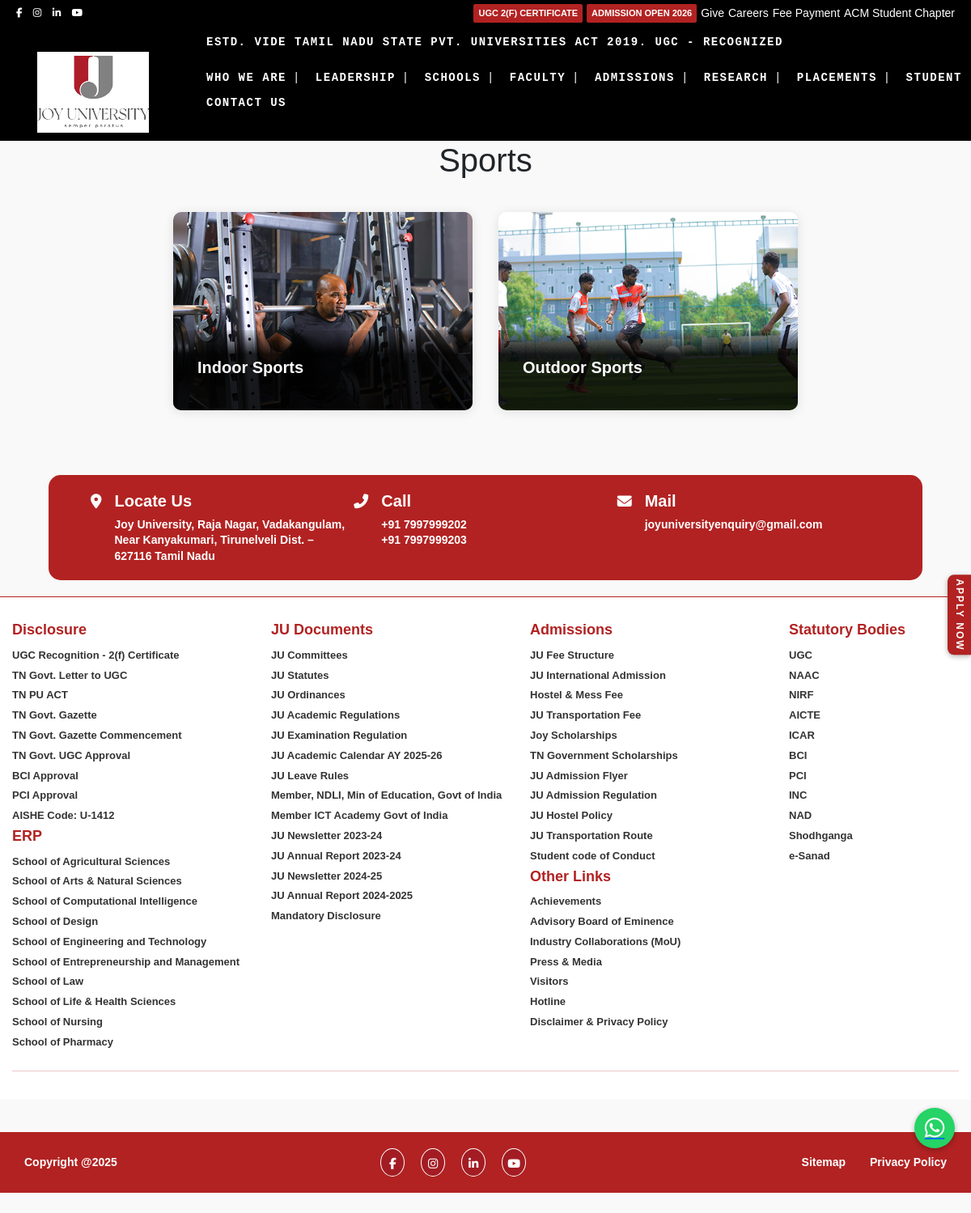
The app's page /student-life/sports/ with its own data.
### university/models.py (models this page shows, shortened)
class Sports(models.Model):
    title = models.CharField(max_length=200)
    image = models.ImageField(upload_to='sports/')
    slug = models.SlugField(blank=True, null=True)

### university/views.py (the view)
# urls.py: path('student-life/sports/', views.sports, name='sports'),
def sports(request):
    sports = Sports.objects.all()
    return render(request, 'student_life/sports.html', {'sports': sports})

### templates/student_life/sports.html (shortened to what this page needs)
{% extends "base.html" %}
{% block content %}
      <h1 style="text-align: center;">Sports</h1>
<div class="container">
    <div class="grid">
    {% for sport in sports %}
    <div class="sports-item">
            <img src="{{ sport.image.url }}" alt="{{ sport.title }}">
        <div class="item-info">
            <div class="item-title">{{ sport.title }}</div>
        </div>
    </div>
    {% empty %}
    <p>No sports items available.</p>
    {% endfor %}
</div>
</div>
{% endblock %}

### static/css/site.css (style rules this page uses)
body { font-family: 'Open Sans', sans-serif; margin: 0; padding: 0; line-height: 1.6; color: #333; }

### templates/base.html (style rules this page uses)
* { box-sizing: border-box; }
html { margin: 0; padding: 0; width: 100%; overflow-x: hidden; }
body { margin: 0; padding: 0; font-family: Arial, sans-serif; line-height: 1.6; width: 100%; overflow-x: hidden; }
html, body { scrollbar-width: none; -ms-overflow-style: none; }

### templates/student_life/sports.html (style rules this page uses)
body { font-family: Arial, sans-serif; background: #f9f9f9; }
.container { width: 90vw; margin: 40px auto; }
.grid { display: flex; flex-wrap: wrap; gap: 32px; justify-content: center; }
.sports-item { background: #fff; border-radius: 10px; box-shadow: 0 2px 14px rgba(0,0,0,0.1); overflow: hidden; width: 370px; position: relative; margin-bottom: 20px; }
.sports-item img { width: 100%; height: 245px; object-fit: cover; }
.item-info { position: absolute; bottom: 0; left: 0; padding: 30px; color: #fff; width: 100%; background: linear-gradient(0deg, rgba(0,0,0,0.85) 70%, rgba(0,0,0,0.1) 100%); }
.item-title { font-size: 1.25em; font-weight: bold; margin-bottom: 7px; }

### records on screen
Sports: image (picture), title "Indoor Sports"
Sports: image (picture), title "Outdoor Sports"
